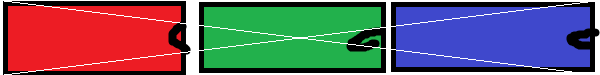
#> input picture auto_avert/1.png, 600 x 75 px, given in place of fc.tif.jpg, which was not available
$ python add_tag.py
#> lines starting #> are read from the running program, lines starting #| are printed output that depends on the picture; pictures that were not available may be replaced by others from this repository, and a replacement may not be noted
#coding:utf-8

from PIL import Image,ImageDraw,ImageFont,ImageColor
from conf import *
from math import ceil

# tag color, white or black
if TAG_COLOR == 'w':
	color = '#ffffff'
elif TAG_COLOR == 'b':
	color = '#000000'
else:
	color = TAG_COLOR

font = ImageFont.truetype('arial.ttf',TAG_SIZE)

imageNumber = len(SRC)

if not ONEROW:
	rows = ceil(imageNumber/2.)
else:
	rows = 1

# calc the positions of images
def calcPos(n,x,y,gap):
	if rows == 1:
		return (n*x+int(n*gap*x), 0)
	else:
		a = (n%2)*(1+gap)*x
		if n < 2: b = 0
		else: b = y+x*gap*(n/2)
		return (int(a),int(b))

# open an image to get the size
im = Image.open(SRC[0])
#> im is the input picture: PIL image 600x75 RGBA; mean R, G, B, A 104.2, 84.7, 96.6, 248.2
print(rows, im.size)
#| 1 (600, 75)
x,y = im.size
#> x = 600; y = 75
del im

if rows == 1:
	newim = Image.new(mode='RGB',size=(imageNumber*x+int((imageNumber-1)*GAP*x),y),color='#ffffff')
#> newim: PIL image 1848x75 RGB; every value is 255
else:
	newim = Image.new(mode='RGB',size=(int((2+GAP)*x),int(y*rows+(rows-1)*GAP*x)),color="#ffffff")

for e,i in enumerate(SRC):
	img = Image.open(i)
	draw = ImageDraw.Draw(img)
	if BOX:
		w, h = font.getsize('(..)');
		draw.rectangle([0, 0, w, h], '#ffffff');
	draw.text((0,0),"("+chr(97+OFFSET+e)+")",font=font,fill=color)
	newim.paste(img,box=calcPos(e,x,y,GAP))
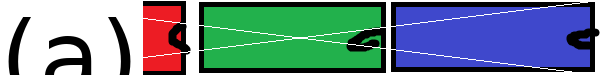
#> img: PIL image 600x75 RGBA; mean R, G, B, A 106.2, 127.4, 137.7, 249.8; transparent parts drawn white
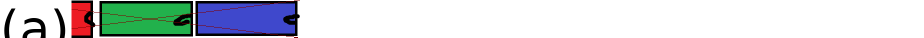
#> newim: PIL image 1848x75 RGB (shown at 1/2 size); mean R, G, B 206.7, 213.6, 216.9
	del draw,img
#> pass 2 of the loop `for e,i in enumerate(SRC):`:
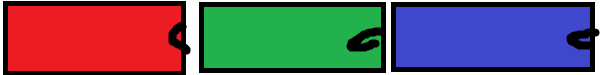
#> input picture auto_avert/bg-simple.png, 600 x 75 px, given in place of ac.tif.jpg, which was not available
#> img is the input picture: PIL image 600x75 RGBA; mean R, G, B, A 103.3, 87, 99, 255
#> `newim.paste(img,box=calcPos(e,x,y,GAP))`:
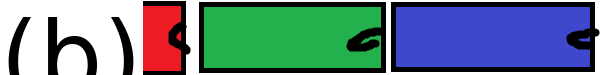
#> img: PIL image 600x75 RGBA; mean R, G, B, A 103.7, 128.2, 138.7, 255
#> `newim.paste(img,box=calcPos(e,x,y,GAP))`:
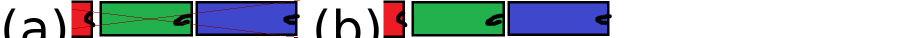
#> newim: PIL image 1848x75 RGB (shown at 1/2 size); mean R, G, B 157.6, 172.4, 179.1

newim.show()

S = raw_input("Save or not ?(y/n):")
#> the answer given: out.png
if S == "y":
	newim.save(OUTPUT, format='JPEG')
